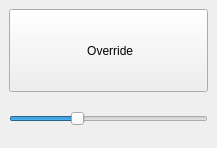
<?xml version="1.0" encoding="UTF-8"?>
<ui version="4.0">
 <class>FeedForm</class>
 <widget class="QWidget" name="FeedForm">
  <property name="geometry">
   <rect>
    <x>0</x>
    <y>0</y>
    <width>217</width>
    <height>148</height>
   </rect>
  </property>
  <property name="sizePolicy">
   <sizepolicy hsizetype="Expanding" vsizetype="Expanding">
    <horstretch>0</horstretch>
    <verstretch>0</verstretch>
   </sizepolicy>
  </property>
  <property name="windowTitle">
   <string>Form</string>
  </property>
  <layout class="QVBoxLayout" name="verticalLayout">
   <property name="leftMargin">
    <number>0</number>
   </property>
   <property name="topMargin">
    <number>0</number>
   </property>
   <property name="rightMargin">
    <number>0</number>
   </property>
   <property name="bottomMargin">
    <number>0</number>
   </property>
   <item>
    <widget class="QWidget" name="widgetFeed" native="true">
     <property name="sizePolicy">
      <sizepolicy hsizetype="Expanding" vsizetype="Expanding">
       <horstretch>0</horstretch>
       <verstretch>0</verstretch>
      </sizepolicy>
     </property>
     <layout class="QVBoxLayout" name="verticalLayout_2" stretch="2,1">
      <item>
       <widget class="QToolButton" name="overrideButton">
        <property name="sizePolicy">
         <sizepolicy hsizetype="Expanding" vsizetype="Expanding">
          <horstretch>0</horstretch>
          <verstretch>0</verstretch>
         </sizepolicy>
        </property>
        <property name="text">
         <string> Override</string>
        </property>
        <property name="icon">
         <iconset resource="../Resources/Images.qrc">
          <normaloff>:/Images/SVG/exclamation-triangle.svg</normaloff>:/Images/SVG/exclamation-triangle.svg</iconset>
        </property>
        <property name="iconSize">
         <size>
          <width>32</width>
          <height>32</height>
         </size>
        </property>
        <property name="checkable">
         <bool>true</bool>
        </property>
       </widget>
      </item>
      <item>
       <widget class="QSlider" name="feedSlider">
        <property name="sizePolicy">
         <sizepolicy hsizetype="Expanding" vsizetype="Expanding">
          <horstretch>0</horstretch>
          <verstretch>0</verstretch>
         </sizepolicy>
        </property>
        <property name="minimum">
         <number>50</number>
        </property>
        <property name="maximum">
         <number>200</number>
        </property>
        <property name="value">
         <number>100</number>
        </property>
        <property name="orientation">
         <enum>Qt::Horizontal</enum>
        </property>
        <property name="invertedAppearance">
         <bool>false</bool>
        </property>
        <property name="invertedControls">
         <bool>true</bool>
        </property>
        <property name="tickPosition">
         <enum>QSlider::NoTicks</enum>
        </property>
        <property name="tickInterval">
         <number>100</number>
        </property>
       </widget>
      </item>
     </layout>
    </widget>
   </item>
  </layout>
 </widget>
 <resources>
  <include location="../Resources/Images.qrc"/>
 </resources>
 <connections/>
</ui>
